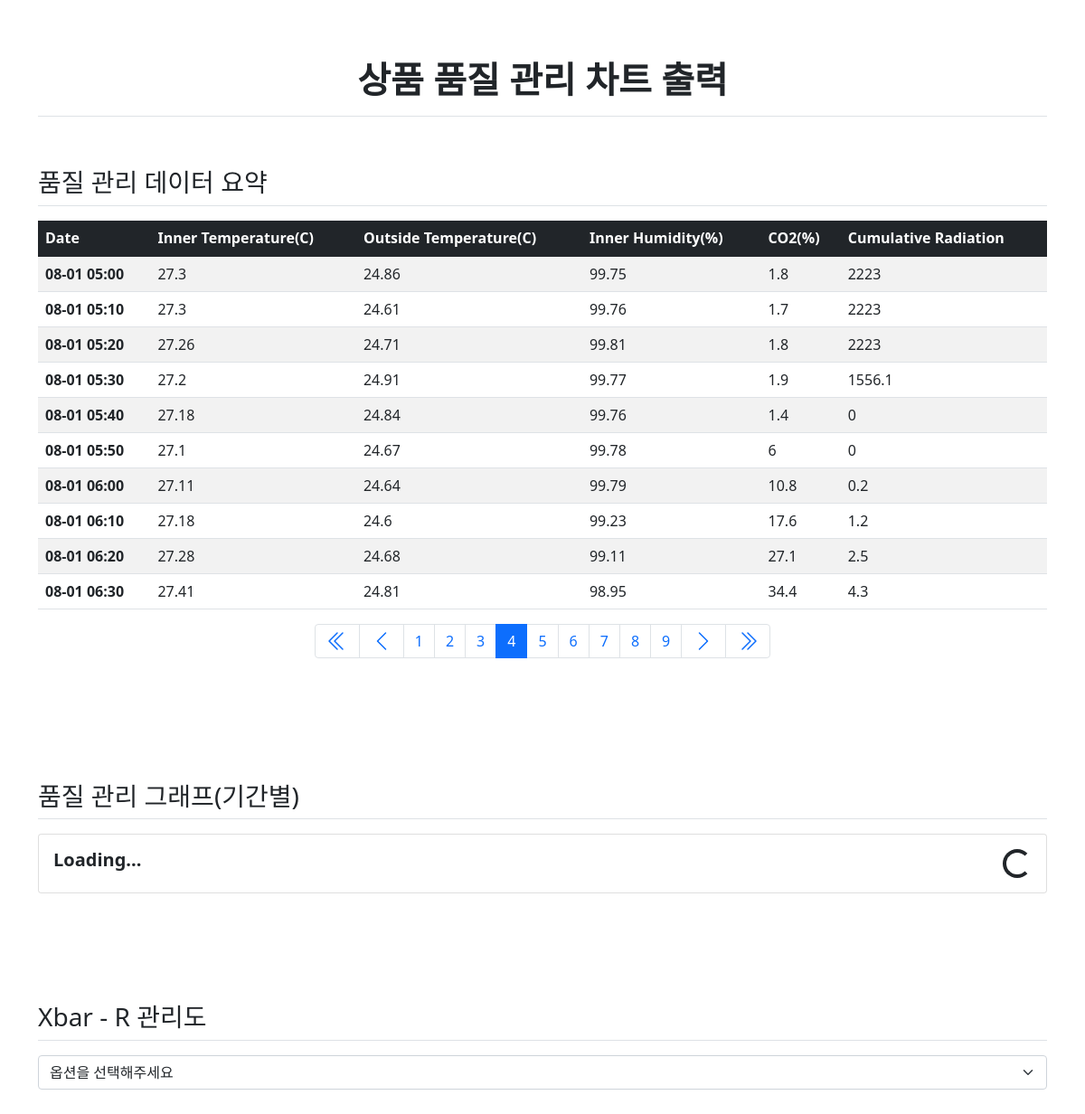
Screenshot of /chart/?page=4 with the database file from the repository.
### chart/models.py (models this page shows)
class ChartData(models.Model):
    date = models.CharField("날짜", max_length=20, null=False)
    inner_temp = models.FloatField("내부 온도", null=True)
    outside_temp = models.FloatField("외부 온도", null=True)
    inner_humidity = models.FloatField("내부 습도", null=True)
    co2 = models.FloatField("co2", null=True)
    cumulative_radiation = models.FloatField("자외선", null=True)

### chart/views.py (the view)
# urls.py: path('', views.ChartView, name="chart"),
def ChartView(request):
    page = request.GET.get('page','1')
    chartdata = ChartData.objects.order_by('date')
    paginator = Paginator(chartdata, 10)  # 페이지당 10개씩 보여주기
    page_obj = paginator.get_page(page)
    context = {'chartdatas': page_obj}
    return render(request, 'chart/chart.html', context)

### templates/chart/chart.html (shortened to what this page needs)
{% load static %}
<link rel="stylesheet" type="text/css" href="{% static 'bootstrap.min.css' %}">
<div class="container">
    <h1 class="border-bottom fw-bolder text-center py-3 my-5">상품 품질 관리 차트 출력</h1>
</div>
<div>
<div class="container pb-5">
    <h3 class="border-bottom my-3 py-2">품질 관리 데이터 요약</h3>
    <table class="table table-striped table-hover">
        <thead class="table-dark">
            <tr>
                <th>Date</th>
                <th>Inner Temperature(C)</th>
                <th>Outside Temperature(C)</th>
                <th>Inner Humidity(%)</th>
                <th>CO2(%)</th>
                <th>Cumulative Radiation</th>
            </tr>
        </thead>
        <tbody>
            {% for chartdata in chartdatas %}
                <tr>
                    <th>{{ chartdata.date|slice:"5:" }}</th>
                    <td>{{chartdata.inner_temp}}</td>
                    <td>{{chartdata.outside_temp}}</td>
                    <td>{{chartdata.inner_humidity}}</td>
                    <td>{{chartdata.co2}}</td>
                    <td>{{chartdata.cumulative_radiation}}</td>
                </tr>
            {% endfor %}
        </tbody>
    </table>
    <ul class="pagination justify-content-center">
        {% if chartdatas.has_previous %}
        <li class="page-item">
            <a class="page-link" href="?page={{ chartdatas.paginator.page_range.0 }}" aria-label="First">
            </a>
        </li>
        <li class="page-item">
            <a class="page-link" href="?page={{ chartdatas.previous_page_number }}">
                <svg xmlns="http://www.w3.org/2000/svg" width="24" height="24" fill="currentColor" class="bi bi-chevron-left" viewBox="0 0 16 16">
                  <path fill-rule="evenodd" d="M11.354 1.646a.5.5 0 0 1 0 .708L5.707 8l5.647 5.646a.5.5 0 0 1-.708.708l-6-6a.5.5 0 0 1 0-.708l6-6a.5.5 0 0 1 .708 0z"/>
                </svg>
            </a>
        </li>
        {% endif %}
        {% for page_number in chartdatas.paginator.page_range %}
        {% if page_number >= chartdatas.number|add:-5 and page_number <= chartdatas.number|add:5 %}
        {% if page_number == chartdatas.number %}
        <li class="page-item active" aria-current="page">
            <a class="page-link" href="?page={{ page_number }}">{{ page_number }}</a>
        </li>
        {% else %}
        <li class="page-item">
            <a class="page-link" href="?page={{ page_number }}">{{ page_number }}</a>
        </li>
        {% endif %}
        {% endif %}
        {% endfor %}
        {% if chartdatas.has_next %}
        <li class="page-item">
            <a class="page-link" href="?page={{ chartdatas.next_page_number }}">
                <svg xmlns="http://www.w3.org/2000/svg" width="24" height="24" fill="currentColor" class="bi bi-chevron-right" viewBox="0 0 16 16">
                  <path fill-rule="evenodd" d="M4.646 1.646a.5.5 0 0 1 .708 0l6 6a.5.5 0 0 1 0 .708l-6 6a.5.5 0 0 1-.708-.708L10.293 8 4.646 2.354a.5.5 0 0 1 0-.708z"/>
                </svg>
            </a>
        </li>
        <li class="page-item">
                  <a class="page-link" href="?page={{ chartdatas.paginator.page_range|last }}" aria-label="Next">
                  </a>
        </li>
        {% endif %}
    </ul>
</div>
<div class="container py-5">
    <h3 class="border-bottom my-3 py-2">품질 관리 그래프(기간별)</h3>
    <div id="container">
    <div class="card">
      <div class="card-body">
            <div class="d-flex align-items-center">
              <h5><strong>Loading...</strong></h5>
              <div class="spinner-border ms-auto" role="status" aria-hidden="true"></div>
            </div>
      </div>
    </div>
    </div>
</div>
<div class="container py-5">
    <h3 class="border-bottom my-3 py-2">Xbar - R 관리도</h3>
    <select id="select_data" class="form-select form-select mb-3" onchange="getval(this);">
        <option selected>옵션을 선택해주세요</option>
    </select>
</div>
</div>

### rows the page displays
ChartData: date "08-01 05:00", inner_temp "27.3", outside_temp "24.86", inner_humidity "99.75", co2 "1.8", cumulative_radiation "2223"
ChartData: date "08-01 05:10", inner_temp "27.3", outside_temp "24.61", inner_humidity "99.76", co2 "1.7", cumulative_radiation "2223"
ChartData: date "08-01 05:20", inner_temp "27.26", outside_temp "24.71", inner_humidity "99.81", co2 "1.8", cumulative_radiation "2223"
ChartData: date "08-01 05:30", inner_temp "27.2", outside_temp "24.91", inner_humidity "99.77", co2 "1.9", cumulative_radiation "1556.1"
ChartData: date "08-01 05:40", inner_temp "27.18", outside_temp "24.84", inner_humidity "99.76", co2 "1.4", cumulative_radiation "0"
ChartData: date "08-01 05:50", inner_temp "27.1", outside_temp "24.67", inner_humidity "99.78", co2 "6", cumulative_radiation "0"
ChartData: date "08-01 06:00", inner_temp "27.11", outside_temp "24.64", inner_humidity "99.79", co2 "10.8", cumulative_radiation "0.2"
ChartData: date "08-01 06:10", inner_temp "27.18", outside_temp "24.6", inner_humidity "99.23", co2 "17.6", cumulative_radiation "1.2"
ChartData: date "08-01 06:20", inner_temp "27.28", outside_temp "24.68", inner_humidity "99.11", co2 "27.1", cumulative_radiation "2.5"
ChartData: date "08-01 06:30", inner_temp "27.41", outside_temp "24.81", inner_humidity "98.95", co2 "34.4", cumulative_radiation "4.3"

### other values shown
{{ page_number }} "1" "2" "3" "5" "6" "7" "8" "9"
{{ page_number }} "4"
